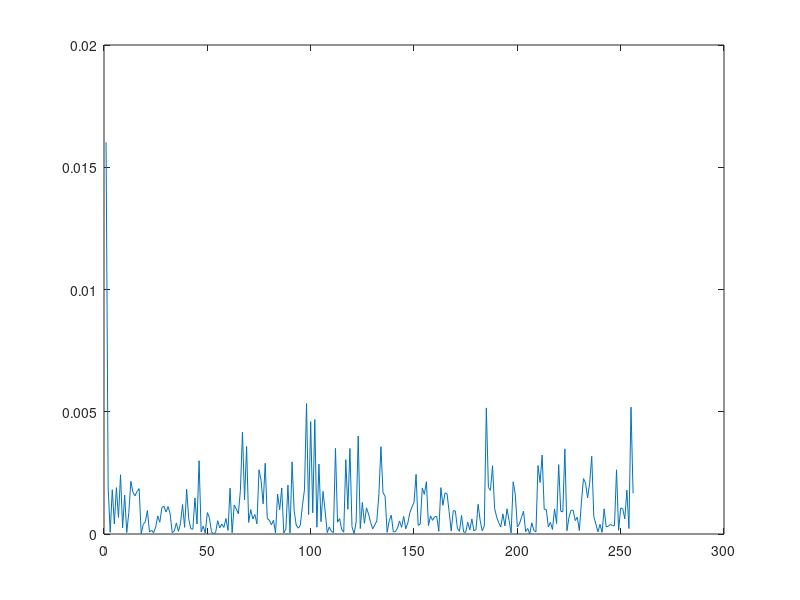

This chart was generated by the following MATLAB code: (Note: this script raises an error after producing the figure.)
SF=7;
BW=125e3;
Fs=2*BW;
s=33;
SNR=-10;

%generate data symbol
num_samples = (2^SF)*Fs/BW;
k=s;
lora_symbol=zeros(1,num_samples);
for n=1:num_samples
    if k >= (2^SF)
        k=k-2^SF;
    end 
    k = k+1;
    lora_symbol(n)=(1/(sqrt(2^SF)))*exp(1i*2*pi*k)*(k/(2^SF*2));
end

%add noise
for j = 1:100
    lora_symbol_noisy= awgn(lora_symbol,SNR,'measured');
    base_down_chirp=zeros(1,num_samples);
    k=0;
    for n=1:num_samples
        if k>= (2^SF)
            k=k-2^SF;
        end
        k=k+1;
        base_down_chirp(n)=(1/(sqrt(2^SF)))*exp(-1i*2*pi*k)*(k/(2^SF*2));
    end

    dechirped=lora_symbol_noisy.*base_down_chirp;
    corrs=(abs(fft(dechirped)).^2);
    plot(corrs)
    [~, ind]=max(corrs);
    ind2(j)=ind;
    pause(0.01)
end
histogram(ind2,2^SF)
symbol_error_rate= sum(ind2~=s+1)/j
